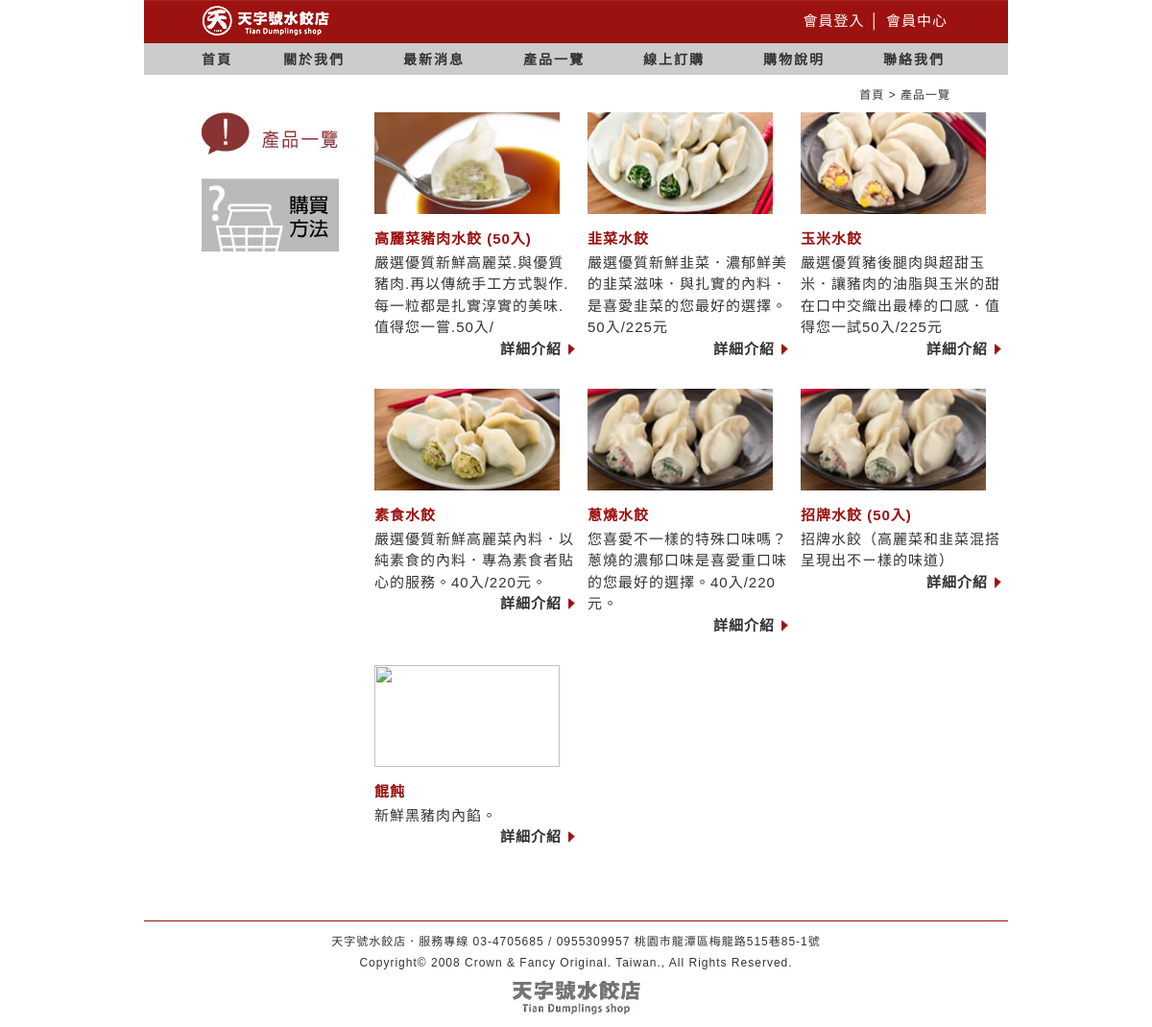
Screenshot of /tiandump/products.php with the database file from the repository.
### tables this page shows
CREATE TABLE `products` (
  `productid` int(11) NOT NULL,
  `productt_pic` varchar(50) NOT NULL,
  `product_name` varchar(100) NOT NULL,
  `product_unit` varchar(50) NOT NULL,
  `product_price` smallint(6) NOT NULL,
  `product_price2` smallint(6) NOT NULL,
  `product_intro1` text NOT NULL,
  `lang` tinyint(4) NOT NULL,
  `seq` smallint(6) NOT NULL
);

### tiandump/fun/dm1.php (called while the page is built)
<?php
if (! $dm1_data = @mysql_query($dm1_sql)) {
	exit("<script>alert(\"Error:1001: can not open SQL \");</script>");
	exit ();
}
$dm1_count = @mysql_num_rows($dm1_data);
if (! function_exists('dm1')) {
	function dm1($x,$y){
		global $dm1_data,$dm1_count;
		if ($dm1_count == 0) {
			return '';
		}else {
			return stripslashes(mysql_result($dm1_data, $y, $x));
		}
	};
}
?>

### tiandump/fun/strget.php (called while the page is built, shortened)
<?php
function cutstr_html($string, $sublen)
{
  $string = strip_tags($string);
  $string = str_replace("\r\n","",$string);
  $string = preg_replace ('/\n/is', '', $string);
  $string = preg_replace ('/ |　/is', '', $string);
  $string = preg_replace ('/&nbsp;/is', '', $string);
  preg_match_all("/[\x01-\x7f]|[\xc2-\xdf][\x80-\xbf]|\xe0[\xa0-\xbf][\x80-\xbf]|[\xe1-\xef][\x80-\xbf][\x80-\xbf]|\xf0[\x90-\xbf][\x80-\xbf][\x80-\xbf]|[\xf1-\xf7][\x80-\xbf][\x80-\xbf][\x80-\xbf]/", $string, $t_string);
  if(count($t_string[0]) - 0 > $sublen) $string = join('', array_slice($t_string[0], 0, $sublen))."…";
  else $string = join('', array_slice($t_string[0], 0, $sublen));
    return $string;
}
function cut_str($string, $sublen, $start = 0, $code = 'UTF-8')
{
if($code == 'UTF-8')
{
$pa ="/[\x01-\x7f]|[\xc2-\xdf][\x80-\xbf]|\xe0[\xa0-\xbf][\x80-\xbf]|[\xe1-\xef][\x80-\xbf][\x80-\xbf]|\xf0[\x90-\xbf][\x80-\xbf][\x80-\xbf]|[\xf1-\xf7][\x80-\xbf][\x80-\xbf][\x80-\xbf]/";
preg_match_all($pa, $string, $t_string); if(count($t_string[0]) - $start > $sublen) return join('', array_slice($t_string[0], $start, $sublen))."";
return join('', array_slice($t_string[0], $start, $sublen));
}
}
?>

### tiandump/includes/products_list.php (the view, shortened to what this page needs)
<?php
require_once "fun/strget.php";
$where_sql = "where `lang`='1'";
$dm1_sql = "select * from `products` ".$where_sql." order by `seq` asc, `productid` asc";
require "fun/dm1.php";
$list_str = "";
for($i=0;$i<$dm1_count;$i++)
{
	$productid = dm1('productid',$i);
	$productt_pic = dm1('productt_pic',$i);
	$product_name = dm1('product_name',$i);
	$product_intro1 = dm1('product_intro1',$i);
	if(substr(phpversion(), 0, 1) == '5'){
		$product_name = u8_title_substr($product_name,20);
	}else{
		$product_name = cut_str($product_name, 20, 0, 'UTF-8');
	}
	$product_intro1 = cutstr_html($product_intro1,strlen($product_intro1));
	if(substr(phpversion(), 0, 1) == '5'){
		$product_intro1 = u8_title_substr($product_intro1,50);
	}else{
		$product_intro1 = cut_str($product_intro1, 50, 0, 'UTF-8');
	}
	$list_str .= '
	  <div class="idx-products-box">
	  <div class="idx-products-img"><a href="products-detail.php?pd='.$productid.'"><img src="upload/products/productt_pic/'.$productt_pic.'" width="193" height="106" /></a></div>
	  <div class="idx-products-title"><a href="products-detail.php?pd='.$productid.'">'.$product_name.'</a></div>
	  <div class="idx-products-text">'.$product_intro1.'</div>
	  <div class="idx-products-more"><a href="products-detail.php?pd='.$productid.'">詳細介紹</a></div>
	  </div>
	'."\n";
	if($i > 0 && $i % 3 == 3-1){
		echo '<div class="idx-products-bbox">'.$list_str.'</div>'."\n";
		$list_str = "";
	}
}
if($list_str != ""){
	echo '<div class="idx-products-bbox">'.$list_str.'</div>'."\n";
}
?>

### tiandump/css/basic.css (style rules this page uses)
html { height:100%; }
body { position:relative; height:100%; margin:0; text-align:center; -webkit-text-size-adjust:none; font-size:15px; color:#333; line-height:1.5em; font-family:微軟正黑體,Arial, Helvetica, sans-serif; letter-spacing:1px; }
a { color:#333; text-decoration:none; }

### tiandump/css/style.css (style rules this page uses)
.idx-products-bbox { float:left; width:655px; margin-bottom:30px; }
.idx-products-box { float:left; width:210px; margin:0 12px 0 0; }
.idx-products-img { float:left; width:210px; }
.idx-products-title { float:left; width:210px; font-size:15px; color:#9B120F; font-weight:bold; margin:15px 0 2px 0; }
.idx-products-title a { color:#9B120F; }
.idx-products-text { float:left; width:210px; }
.idx-products-more { float:right; padding-right:15px; font-weight:bold; background:url(../images/icon.jpg) no-repeat right; text-align:right; }

### rows the page displays
products: productt_pic (picture), product_name "高麗菜豬肉水餃 (50入)", product_intro1 "嚴選優質新鮮高麗菜.與優質豬肉.再以傳統手工方式製作.每一粒都是扎實淳實的美味.值得您一嘗.50入/"
products: productt_pic (picture), product_name "韭菜水餃", product_intro1 "嚴選優質新鮮韭菜．濃郁鮮美的韭菜滋味．與扎實的內料．是喜愛韭菜的您最好的選擇。50入/225元"
products: productt_pic (picture), product_name "玉米水餃", product_intro1 "嚴選優質豬後腿肉與超甜玉米．讓豬肉的油脂與玉米的甜在口中交織出最棒的口感．值得您一試50入/225元"
products: productt_pic (picture), product_name "素食水餃", product_intro1 "嚴選優質新鮮高麗菜內料．以純素食的內料．專為素食者貼心的服務。40入/220元。"
products: productt_pic (picture), product_name "蔥燒水餃", product_intro1 "您喜愛不一樣的特殊口味嗎？蔥燒的濃郁口味是喜愛重口味的您最好的選擇。40入/220元。"
products: productt_pic (picture), product_name "招牌水餃 (50入)", product_intro1 "招牌水餃（高麗菜和韭菜混搭呈現出不ㄧ樣的味道）"
products: product_name "餛飩", product_intro1 "新鮮黑豬肉內餡。"
